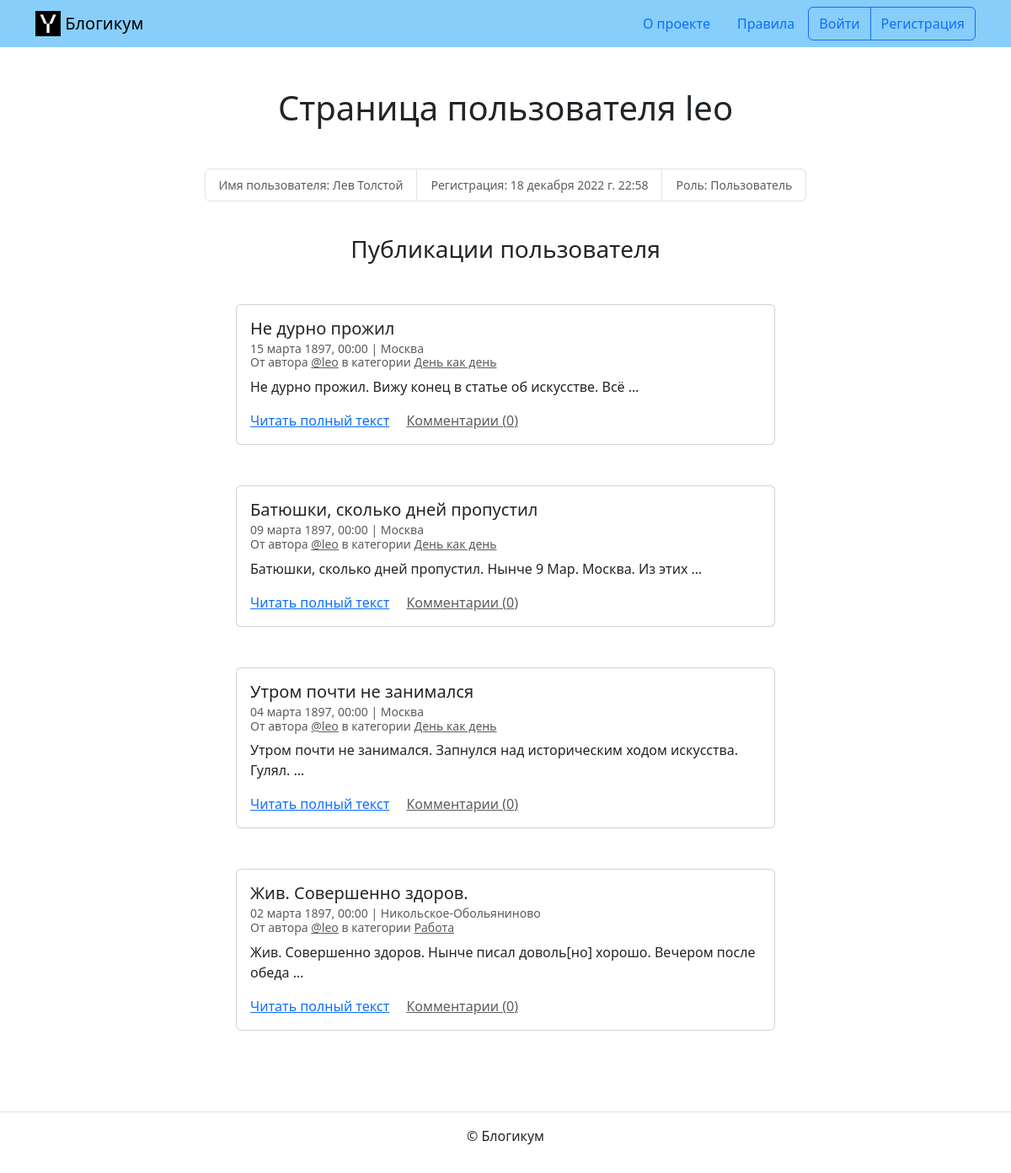
The page /profile/leo/ on the database its author committed.
### blog/models.py (models this page shows, shortened)
class PublishedModel(models.Model):
    is_published = models.BooleanField(
        default=True,
        verbose_name='Опубликовано',
        help_text='Снимите галочку, чтобы скрыть публикацию.'
    )
    created_at = models.DateTimeField(
        auto_now_add=True,
        verbose_name='Добавлено'
    )
    class Meta:
        abstract = True

class Post(PublishedModel):
    title = models.CharField(max_length=256, verbose_name='Заголовок')
    text = models.TextField(verbose_name='Текст')
    pub_date = models.DateTimeField(
        verbose_name='Дата и время публикации',
        help_text=('Если установить дату и время в будущем — можно делать '
                   'отложенные публикации.')
    )
    author = models.ForeignKey(
        User,
        on_delete=models.CASCADE,
        verbose_name='Автор публикации',
        related_name='posts'
    )
    category = models.ForeignKey(
        Category,
        null=True,
        on_delete=models.SET_NULL,
        verbose_name='Категория',
        related_name='posts'
    )
    location = models.ForeignKey(
        Location,
        on_delete=models.SET_NULL,
        null=True,
        blank=True,
        verbose_name='Местоположение',
        related_name='posts'
    )
    class Meta:
        verbose_name = 'публикация'
        verbose_name_plural = 'Публикации'
        ordering = ('-pub_date',)

class Location(PublishedModel):
    name = models.CharField(max_length=256, verbose_name='Название места')
    class Meta:
        verbose_name = 'местоположение'
        verbose_name_plural = 'Местоположения'

class Category(PublishedModel):
    title = models.CharField(max_length=256, verbose_name='Заголовок')
    description = models.TextField(verbose_name='Описание', default='')
    slug = models.SlugField(
        unique=True,
        verbose_name='Идентификатор',
        help_text=('Идентификатор страницы для URL; разрешены '
                   'символы латиницы, цифры, дефис и подчёркивание.')
    )
    class Meta:
        verbose_name = 'категория'
        verbose_name_plural = 'Категории'

### blog/views.py (the view)
# urls.py: path('profile/<str:username>/', views.user_profile,
def user_profile(request, username):
    author = get_object_or_404(User, username=username)
    posts = get_annotate_comments(author.posts.all())
    if request.user != author:
        posts = get_filtered_posts(posts)
    page_obj = get_paginate(posts, request)
    return render(request, 'blog/profile.html',
                  {'profile': author, 'page_obj': page_obj})

### blog/utils.py (called while the page is built)
def get_filtered_posts(post_manager):
    return post_manager.filter(
        pub_date__lte=timezone.now(),
        is_published=True,
        category__is_published=True
    )

def get_annotate_comments(posts):
    return posts.select_related(
        'author', 'location', 'category'
    ).annotate(comment_count=Count('comments')).order_by('-pub_date')

def get_paginate(data, request, per_page=PAGINATION):
    paginator = Paginator(data, per_page)
    page_number = request.GET.get('page')
    page_obj = paginator.get_page(page_number)
    return page_obj

### templates/blog/profile.html (shortened to what this page needs)
{% extends "base.html" %}
{% block content %}
  <h1 class="mb-5 text-center ">Страница пользователя {{ profile.username }}</h1>
  <small>
    <ul class="list-group list-group-horizontal justify-content-center mb-3">
      <li class="list-group-item text-muted">Имя пользователя: {% if profile.get_full_name %}{{ profile.get_full_name }}{% else %}не указано{% endif %}</li>
      <li class="list-group-item text-muted">Регистрация: {{ profile.date_joined }}</li>
      <li class="list-group-item text-muted">Роль: {% if profile.is_staff %}Админ{% else %}Пользователь{% endif %}</li>
    </ul>
  </small>
  <br>
  <h3 class="mb-5 text-center">Публикации пользователя</h3>
  {% for post in page_obj %}
    <article class="mb-5">
      {% include "includes/post_card.html" %}
    </article>
  {% endfor %}
{% endblock %}

### templates/includes/post_card.html (shortened to what this page needs)
<div class="col d-flex justify-content-center">
  <div class="card" style="width: 40rem;">
    <div class="card-body">
      <h5 class="card-title">{{ post.title }}</h5>
      <h6 class="card-subtitle mb-2 text-muted">
        <small>
          {{ post.pub_date|date:"d E Y, H:i" }} | {% if post.location and post.location.is_published %}{{ post.location.name }}{% else %}Планета Земля{% endif %}<br>
          От автора <a class="text-muted" href="{% url 'blog:profile' post.author.username %}">@{{ post.author.username }}</a> в
          категории {% include "includes/category_link.html" %}
        </small>
      </h6>
      <p class="card-text">{{ post.text|truncatewords:10 }}</p>
      <a href="{% url 'blog:post_detail' post.id %}" class="card-link">Читать полный текст</a>
      <a href="{% url 'blog:post_detail' post.id %}" class="card-link text-muted">Комментарии ({{ post.comment_count }})</a>
    </div>
  </div>
</div>

### templates/includes/category_link.html
<a class="text-muted" href="{% url 'blog:category_posts' post.category.slug %}">
  {{ post.category.title }}
</a>

### rows shown on the page
Post: title "Не дурно прожил", pub_date "15 марта 1897, 00:00", location.name "Москва", author.username "leo", category "День как день", text "Не дурно прожил. Вижу конец в статье об искусстве. Всё …", comment_count "0"
Post: title "Батюшки, сколько дней пропустил", pub_date "09 марта 1897, 00:00", location.name "Москва", author.username "leo", category "День как день", text "Батюшки, сколько дней пропустил. Нынче 9 Мар. Москва. Из этих …", comment_count "0"
Post: title "Утром почти не занимался", pub_date "04 марта 1897, 00:00", location.name "Москва", author.username "leo", category "День как день", text "Утром почти не занимался. Запнулся над историческим ходом искусства. Гулял. …", comment_count "0"
Post: title "Жив. Совершенно здоров.", pub_date "02 марта 1897, 00:00", location.name "Никольское-Обольяниново", author.username "leo", category "Работа", text "Жив. Совершенно здоров. Нынче писал доволь[но] хорошо. Вечером после обеда …", comment_count "0"

### other values the page prints
{{ profile.username }} "leo"
{{ profile.get_full_name }} "Лев Толстой"
{{ profile.date_joined }} "18 декабря 2022 г. 22:58"
